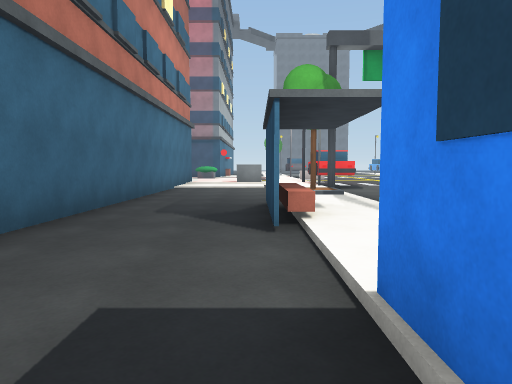
view 1 (above)

24 first-person views from a walk through a Unity game level. The camera is 1.3 m above the floor, tilts 4° down and sees 70° across. The floor is counted in squares, 2 m on a side. Each view is taken from the middle of a square. On the plan, view 1 faces up. The plan holds only what a view shows up to about 11 squares ahead; the rest is blank. The place goes on beyond the plan. The player character is not drawn. Surface patterns are stand-ins for the level's own textures.

view 2
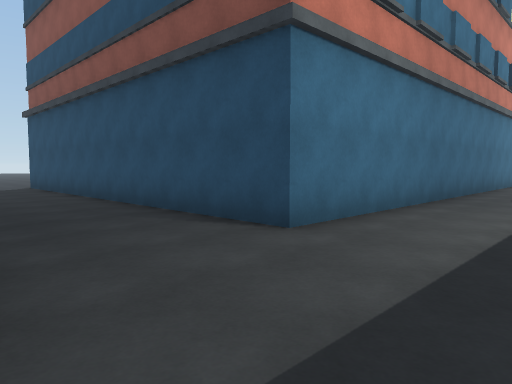

view 3
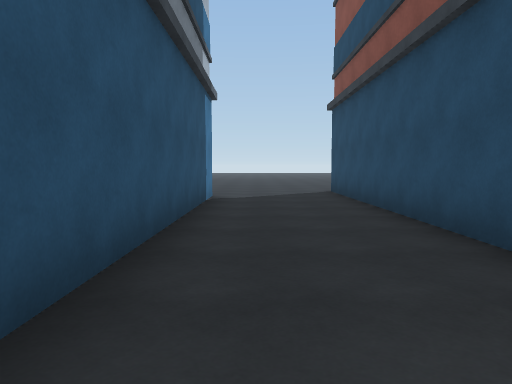

view 4
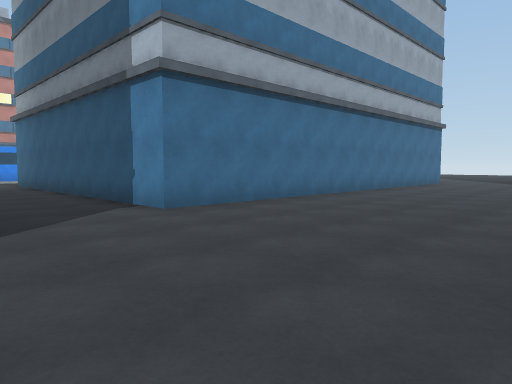

view 5
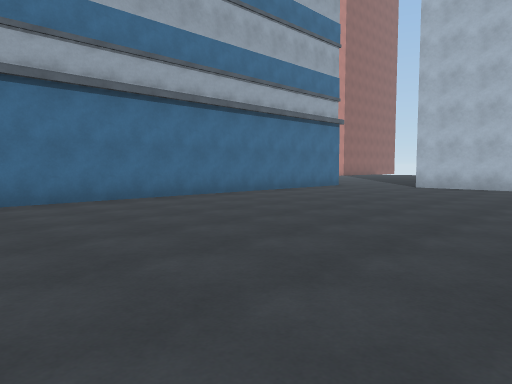

view 6
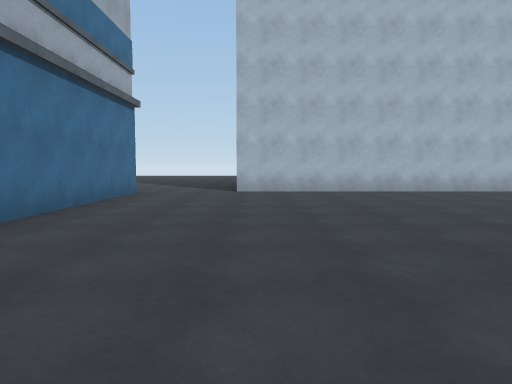

view 7
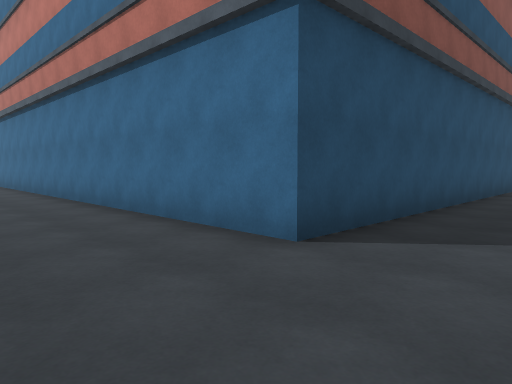

view 8
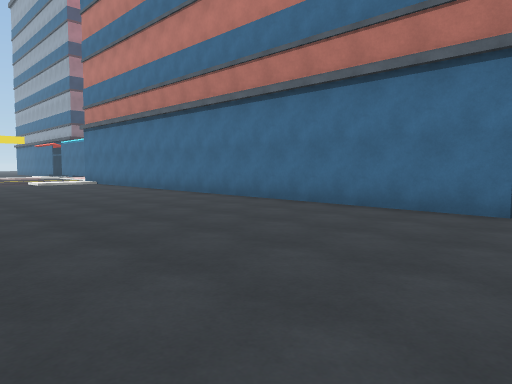

view 9
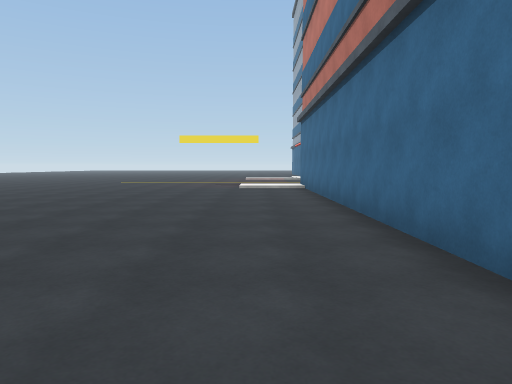

view 10
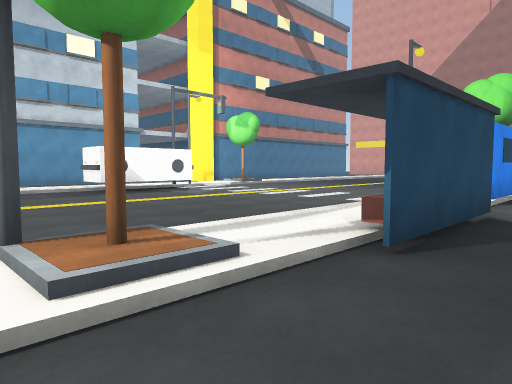

view 11
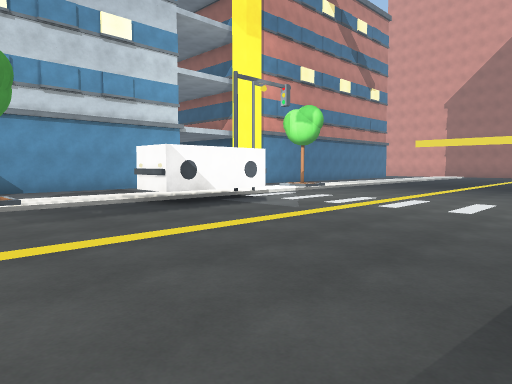

view 12
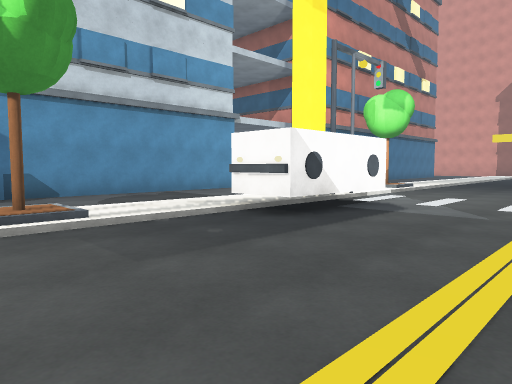

view 13
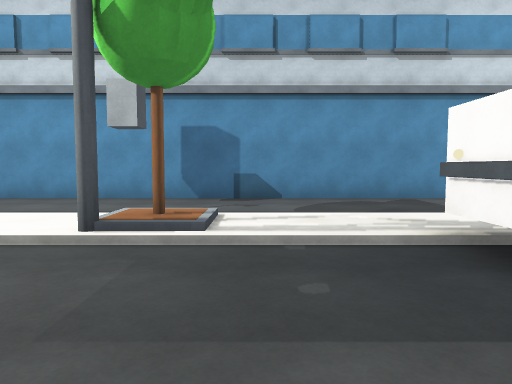

view 14
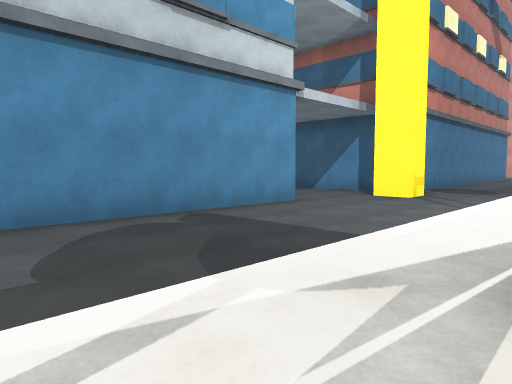

view 15
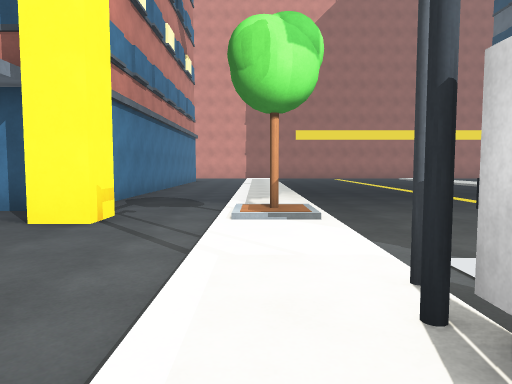

view 16
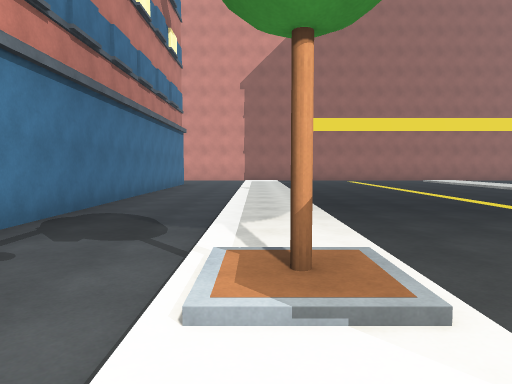

view 17
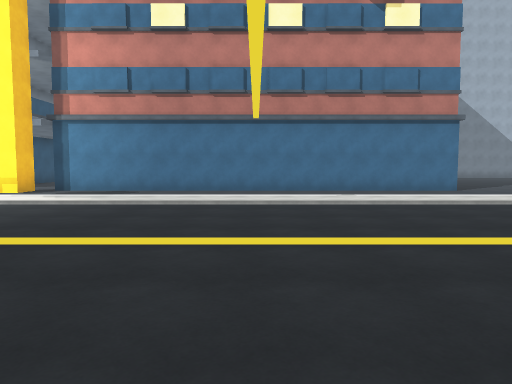

view 18
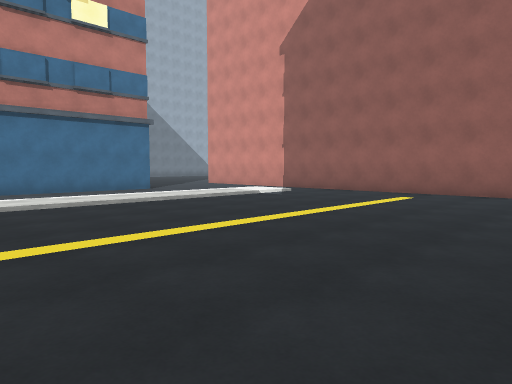

view 19
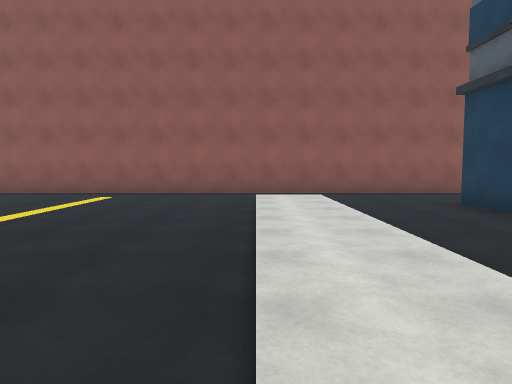

view 20
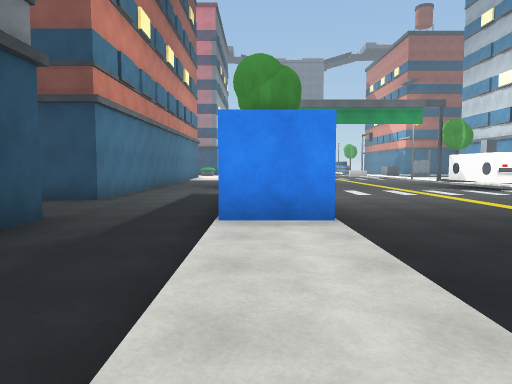

view 21
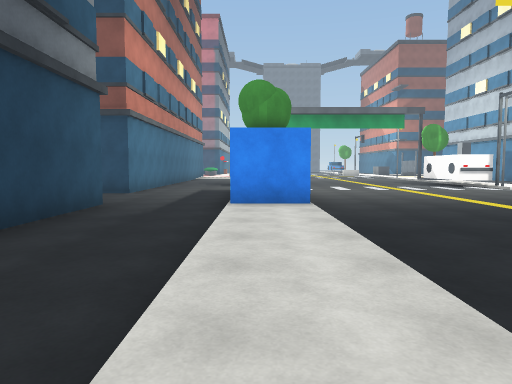

view 22
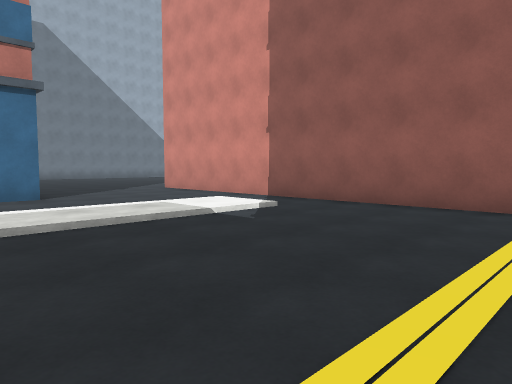

view 23
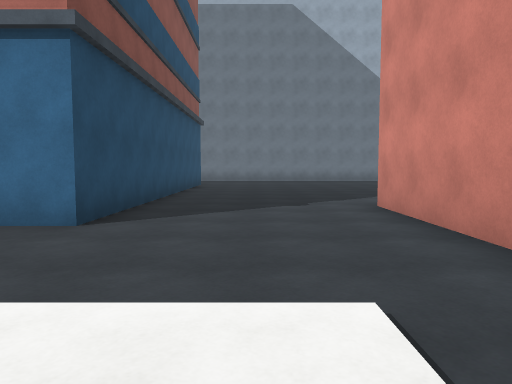

view 24
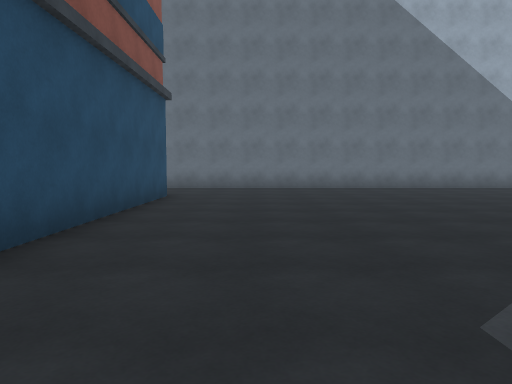

### Floor plan
Key: @ floor where view 1 was taken; # wall or solid block; . main floor; : floor 0.25 m higher than the main floor; / step, stairs or slope; O other object.
Columns run from 18 left of view 1 to 25 right of it. Each row starts with its distance up from view 1.
 11 ......#        #...O         ...#
 10 ......#        #...::.      :...#
  9 ......#        #...:/....../:...#
  8 ......#        #...O/....../O...#
  7 ......#        #...:/....../:...#
  6  .....#        #..#:/....../:...#
  5  .....#        #..#:/.....OO:...
  4  .....#        #..#:/.....O :...#
  3  .....#        #...:/.....OO:...#
  2 ......#        #...:O......O:...#
  1 ......#        #...# ....../:....
  0 ......##########..@# ....../:.....
 -1 ...................  ....../O. #..
 -2   .................  ....../:..####
 -3   .....##########..##....../:..#
 -4 .......#        #..:/....../:..#
 -5 .......#        #..:/....../:..#
 -6 .......#        #..:/....../:..#
 -7 .......#         ..:/....../:..#
 -8  ......#         ..:/....../:..#
 -9  ......#          .:/....../:..#
-10  ......#          .:/....../:..#
-11 .......#          .:/....../: .#
-12 .......#         ..:/....../: .#
-13 .......#         ..:/....../:..#           #
-14 .......#        #..:/....../:..##########..#
-15 .......#        #..:/....../:..............#
-16 #####...        ...:/....../:..............#
-17      ...       ............................#
-18               ####################.........#
-19                                    ........#
-20                                      ......#
-21                                        ....#

Where each view was taken, in squares from view 1:
view 1: 0 up, 0 right, facing up
view 2: 3 down, 0 right, facing up-left
view 3: 2 down, 3 left, facing left
view 4: 0 up, 16 left, facing down-right
view 5: 4 down, 18 left, facing down-right
view 6: 6 down, 14 left, facing down
view 7: 2 down, 15 left, facing up-right
view 8: 1 down, 18 left, facing up-right
view 9: 2 up, 14 left, facing up
view 10: 9 up, 1 left, facing down-right
view 11: 9 up, 2 right, facing down-right
view 12: 9 up, 5 right, facing down-right
view 13: 7 up, 6 right, facing right
view 14: 7 up, 9 right, facing down-right
view 15: 4 up, 10 right, facing down
view 16: 1 up, 10 right, facing down
view 17: 8 down, 2 right, facing right
view 18: 8 down, 2 right, facing down-right
view 19: 8 down, 2 right, facing down
view 20: 8 down, 1 right, facing up
view 21: 10 down, 1 right, facing up
view 22: 12 down, 5 right, facing down-right
view 23: 16 down, 9 right, facing right
view 24: 16 down, 14 right, facing right
